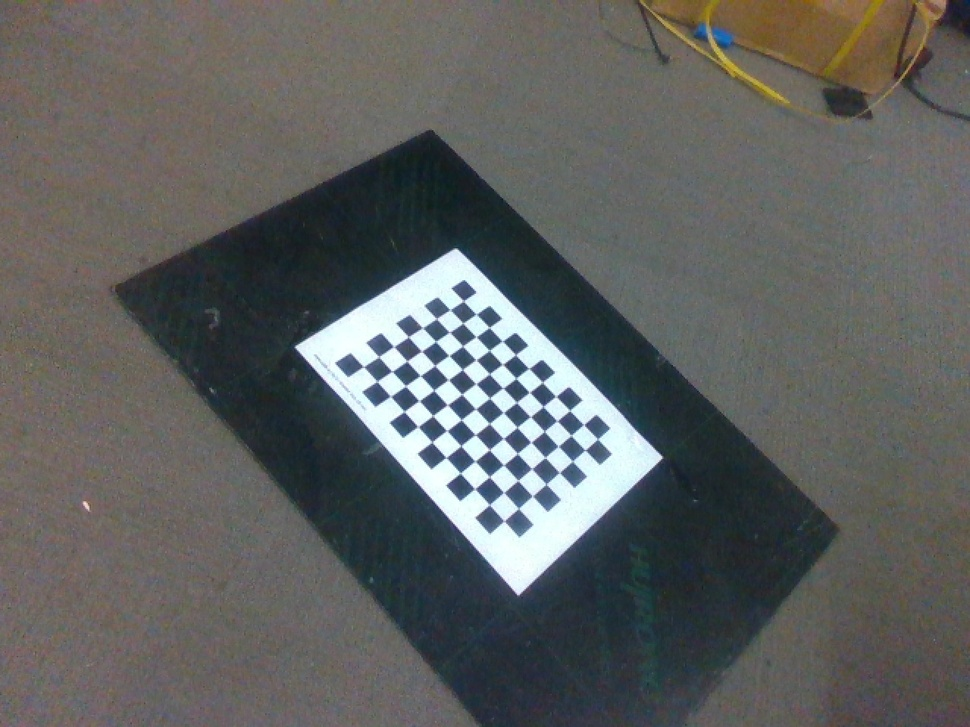
#> input picture hand_in/collect_data_in/images0.jpg, 970 x 727 px, shrunk from 1280 x 960 before the run; its folder holds only this picture in this run
$ python hand_in_eye_calibrate.py
#> lines starting #> are read from the running program, lines starting #| are printed output that depends on the picture; after the words box and inside, x2 and y2 are one past the last pixel; in counts of white or black regions, pixels touching at a corner belong together; long printed decimals are rounded
# coding=utf-8
"""
眼在手上 用采集到的图片信息和机械臂位姿信息计算 相机坐标系相对于机械臂末端坐标系的 旋转矩阵和平移向量
A2^{-1}*A1*X=X*B2*B1^{−1}
"""

import os
import cv2
import numpy as np

np.set_printoptions(precision=8, suppress=True)

def euler_angles_to_rotation_matrix(rx, ry, rz):
    # 计算旋转矩阵
    Rx = np.array([[1, 0, 0],
                   [0, np.cos(rx), -np.sin(rx)],
                   [0, np.sin(rx), np.cos(rx)]])

    Ry = np.array([[np.cos(ry), 0, np.sin(ry)],
                   [0, 1, 0],
                   [-np.sin(ry), 0, np.cos(ry)]])

    Rz = np.array([[np.cos(rz), -np.sin(rz), 0],
                   [np.sin(rz), np.cos(rz), 0],
                   [0, 0, 1]])

    R = Rz @ Ry @ Rx
    return R

def pose_to_homogeneous_matrix(pose):
    x, y, z, rx, ry, rz = pose
    R = euler_angles_to_rotation_matrix(rx, ry, rz)
    t = np.array([x, y, z]).reshape(3, 1)
    return R, t

def init_calibration_params(pattern_cols=11, pattern_rows=8, square_size=0.035):
    """
    初始化标定参数

    Parameters:
    pattern_cols (int): 标定板角点的列数
    pattern_rows (int): 标定板角点的行数
    square_size (float): 标定板一格的长度 (单位: 米)

    Returns:
    tuple: (角点列数, 角点行数, 格子尺寸)
    """
    return pattern_cols, pattern_rows, square_size

# [58 lines left out: function save_matrices_to_txt, not called in this run]

def camera_calibrate(images_path, pattern_params):
    """
    相机标定函数

    Parameters:
    images_path (str): 图像文件路径
    pattern_params (tuple): 标定板参数 (列数, 行数, 格子尺寸)
    """
    print("++++++++++ 开始相机标定 ++++++++++++++")

    XX, YY, L = pattern_params  # 解包标定板参数
    criteria = (cv2.TERM_CRITERIA_MAX_ITER | cv2.TERM_CRITERIA_EPS, 30, 0.001)

    objp = np.zeros((XX * YY, 3), np.float32)
    objp[:, :2] = np.mgrid[0:XX, 0:YY].T.reshape(-1, 2) * L

    obj_points = []  # 世界坐标系中的3D点
    img_points = []  # 图像坐标系中的2D点

    # 遍历文件夹内所有图片并按数字顺序排序
    image_files = [f for f in os.listdir(images_path) if f.endswith('.jpg')]
    image_files.sort(key=lambda x: int(x.replace('images', '').replace('.jpg', '')))
    image_files = [os.path.join(images_path, f) for f in image_files]

    if not image_files:
        print("没得图片了，退出程序...")
        return None, None, None, None

    print(f"找到 {len(image_files)} 张图片，开始处理...")

    for idx, image_file in enumerate(image_files):
        print(f"正在处理第 {idx + 1} 张图片: {image_file}")

        img = cv2.imread(image_file)
        if img is None:
            print(f"警告: 无法读取图片 {image_file}，跳过。")
            continue

        gray = cv2.cvtColor(img, cv2.COLOR_BGR2GRAY)
        size = gray.shape[::-1]

        ret, corners = cv2.findChessboardCorners(gray, (XX, YY), None)

        if ret:
            obj_points.append(objp)
            corners2 = cv2.cornerSubPix(gray, corners, (5, 5), (-1, -1), criteria)
            img_points.append(corners2)

            cv2.drawChessboardCorners(img, (XX, YY), corners2, ret)
            cv2.imshow("Chessboard", img)
            cv2.waitKey(500)
        else:
            print(f"警告: 图片 {image_file} 找不到角点！")
            continue

    cv2.destroyAllWindows()

    if not obj_points:
        print("错误: 没有找到任何有效的标定点。")
        return None, None, None, None

    ret, mtx, dist, rvecs, tvecs = cv2.calibrateCamera(obj_points, img_points, size, None, None)

    if ret:
        print("内参矩阵:\n", mtx)
        print("畸变系数:\n", dist)
        print("++++++++++ 相机标定完成 ++++++++++++++")
        return rvecs, tvecs, mtx, dist
    else:
        print("错误: 相机标定失败。")
        return None, None, None, None

def process_arm_pose(arm_pose_file):
    """处理机械臂的pose文件。 采集数据时， 每行保存一个机械臂的pose信息， 该pose与拍摄的图片是对应的。
    pose信息用6个数标识， 【x,y,z,Rx, Ry, Rz】. 需要把这个pose信息用旋转矩阵表示。"""

    R_arm, t_arm = [], []
    try:
        with open(arm_pose_file, "r", encoding="utf-8") as f:
            all_lines = f.readlines()

        for line_num, line in enumerate(all_lines, 1):
            try:
                values = [float(v.strip()) for v in line.strip().split(',')]
                if len(values) != 6:
                    print(f"警告: 第{line_num}行数据格式错误，期望6个值，实际有{len(values)}个值")
                    continue

                R, t = pose_to_homogeneous_matrix(pose=values)
                R_arm.append(R)
                t_arm.append(t)
            except ValueError as e:
                print(f"警告: 第{line_num}行数据转换失败: {e}")
                continue

    except FileNotFoundError:
        print(f"错误: 找不到位姿文件 {arm_pose_file}")
        return [], []
    except Exception as e:
        print(f"错误: 处理位姿文件时发生异常: {e}")
        return [], []

    if not R_arm:
        print("错误: 没有读取到任何有效的位姿数据")
    else:
        print(f"成功读取了 {len(R_arm)} 组位姿数据")

    return R_arm, t_arm

def hand_eye_calibrate(images_path, arm_pose_file, pattern_params):
    """手眼标定实现"""
    # 获取相机标定结果
    rvecs, tvecs, camera_matrix, dist_coeffs = camera_calibrate(images_path, pattern_params)
#> in camera_calibrate, img is the input picture: shape (727, 970, 3); mean B, G, R 95.3, 96.6, 94.8
#> in camera_calibrate, `gray = cv2.cvtColor(img, cv2.COLOR_BGR2GRAY)`:
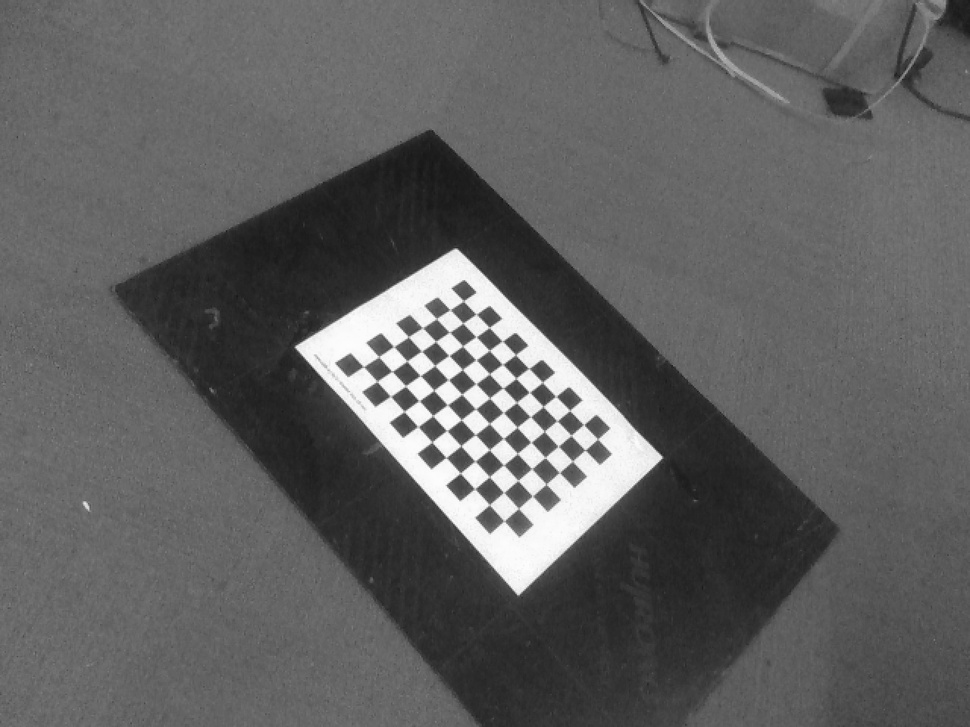
#> gray: shape (727, 970); min 16, max 253, mean 95.9
#> in camera_calibrate, `ret, corners = cv2.findChessboardCorners(gray, (XX, YY), None)`: ret = True; corners = 88 rows, first 8: [463.4, 300.9], [476, 313.9], [489.3, 327.5], [502, 341], [515.5, 354.9], [528.5, 368.4], [542.5, 382.1], [555.9, 396.5]
#> in camera_calibrate, `corners2 = cv2.cornerSubPix(gray, corners, (5, 5), (-1, -1), criteria)`: corners2 = 88 rows, first 8: [463.4, 300.9], [476.1, 314.2], [489.3, 327.4], [502.3, 341.1], [515.5, 354.7], [528.8, 368.4], [542.4, 382.3], [555.8, 396.4]
#> in camera_calibrate, `cv2.drawChessboardCorners(img, (XX, YY), corners2, ret)`:
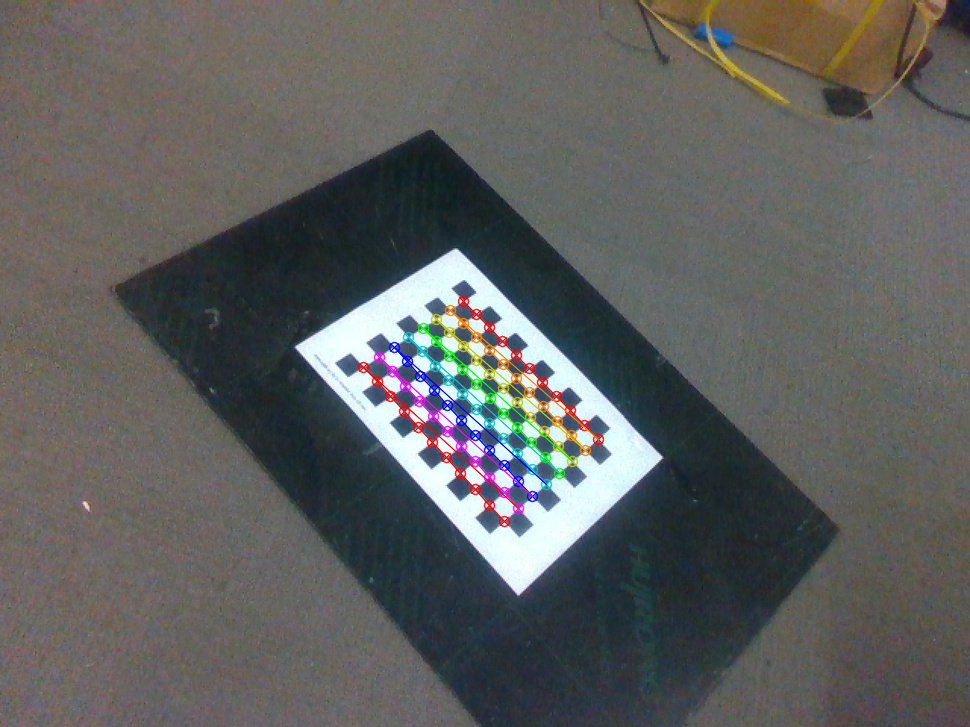
#> img: shape (727, 970, 3); 1.89% of pixels changed, all inside (x1, y1, x2, y2) = (357, 295, 605, 528)
#> in camera_calibrate, `ret, mtx, dist, rvecs, tvecs = cv2.calibrateCamera(obj_points, img_poi..`: ret = 0.148; mtx = [[951.3, 0, 516.9], [0, 1015.4, 383.5], [0, 0, 1]]; dist = [[1.23, -92.57, -0.00167, -0.0047, 1952.3]]; rvecs = ([-0.688, -0.0117, 0.821],); tvecs = ([-0.0995, -0.144, 1.78],)
#| 内参矩阵:
#|  [[ 951.291    0.          516.882]
#|  [   0.         1015.393  383.492]
#|  [   0.            0.            1.        ]]
#| 畸变系数:
#|  [[   1.229  -92.567   -0.001666   -0.004704 1952.290]]
#> rvecs = ([-0.688, -0.0117, 0.821],); tvecs = ([-0.0995, -0.144, 1.78],); camera_matrix = [[951.3, 0, 516.9], [0, 1015.4, 383.5], [0, 0, 1]]; dist_coeffs = [[1.23, -92.57, -0.00167, -0.0047, 1952.3]]
    if rvecs is None:
        return None, None, None, None

    # 获取机械臂位姿
    R_arm, t_arm = process_arm_pose(arm_pose_file=arm_pose_file)
#> (reads hand_in/collect_data_in/poses.txt from the repository)
    if not R_arm or not t_arm:
        return None, None, None, None

    # 确保数据数量匹配
    if len(R_arm) != len(rvecs):
        print(f"错误: 位姿数据数量({len(R_arm)})与有效图片数量({len(rvecs)})不匹配")
#| 错误: 位姿数据数量(20)与有效图片数量(1)不匹配
        return None, None, None, None

    # 进行手眼标定
    try:
        R, t = cv2.calibrateHandEye(R_arm, t_arm, rvecs, tvecs, cv2.CALIB_HAND_EYE_TSAI)
        print("+++++++++++手眼标定完成+++++++++++++++")
        return R, t, camera_matrix, dist_coeffs
    except Exception as e:
        print(f"错误: 手眼标定失败: {e}")
        return None, None, None, None

if __name__ == "__main__":
    # 设置标定板参数
    pattern_params = init_calibration_params(
        pattern_cols=11,
        pattern_rows=8,
        square_size=0.035
    )

    # 使用绝对路径
    current_dir = os.path.dirname(os.path.abspath(__file__))
    images_path = os.path.join(current_dir, 'collect_data_in')
    arm_pose_file = os.path.join(current_dir, 'collect_data_in', 'poses.txt')

    # 检查文件夹和文件是否存在
    if not os.path.exists(images_path):
        print(f"错误: 图片文件夹 {images_path} 不存在")
        exit(1)

    if not os.path.exists(arm_pose_file):
        print(f"错误: 位姿文件 {arm_pose_file} 不存在")
        exit(1)

    R, t, mtx, dist = hand_eye_calibrate(images_path, arm_pose_file, pattern_params)

    if R is not None and t is not None:
        print("旋转矩阵：")
        print(R)
        print("平移向量：")
        print(t)

        # 创建齐次变换矩阵
        CamPose = np.eye(4)
        CamPose[:3, :3] = R
        CamPose[:3, 3] = t.flatten()

        # 统一使用新的保存方式
        matrices = {
            "内参矩阵": mtx,
            "畸变系数": dist,
            "旋转矩阵": R,
            "平移向量": t,
            "相机位姿": CamPose
        }

        try:
            save_matrices_to_txt(matrices)

            # 为了兼容性，也单独保存各个矩阵
            current_dir = os.path.dirname(os.path.abspath(__file__))
            output_dir = os.path.join(current_dir, 'measured_data_in')
            os.makedirs(output_dir, exist_ok=True)

            for name, matrix in matrices.items():
                filename = {
                    "内参矩阵": "mtx.txt",
                    "畸变系数": "dist.txt",
                    "旋转矩阵": "rotation_matrix.txt",
                    "平移向量": "translation_vector.txt",
                    "相机位姿": "camera_pose.txt"
                }[name]

                np.savetxt(os.path.join(output_dir, filename), matrix)

            print("所有矩阵数据已成功保存")
        except Exception as e:
            print(f"保存数据时发生错误：{str(e)}")
    else:
        print("标定失败，无法保存结果")
